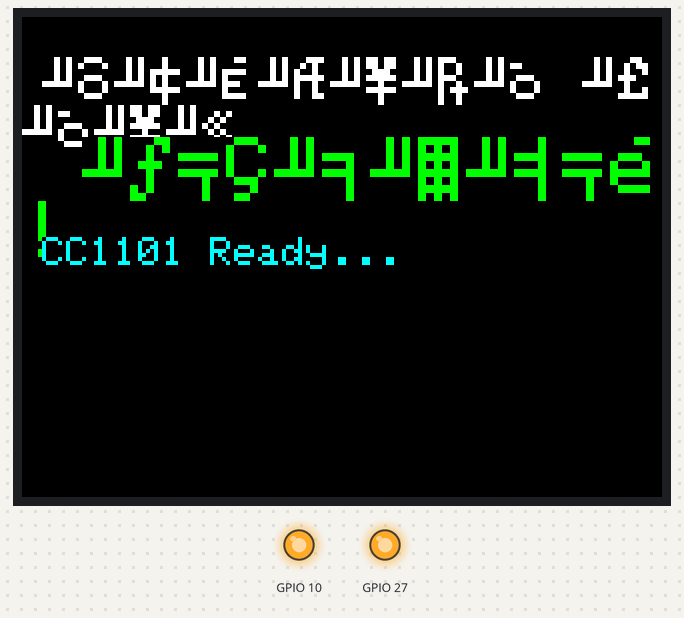
The program below on a simulated ESP32. Shown: 320×240 colour display, output pins drawn as LEDs (lit = HIGH).

Above: at 0.3 s.

The program:

main.cpp
```cpp
#include <Arduino.h>
#include <TFT_eSPI.h>

TFT_eSPI tft = TFT_eSPI();

void setup() {
  Serial.begin(115200);

  // МАГИЯ BRUCE: Включаем коммутатор экрана (SN74LVC1G3157)
  // Без этого экран физически не подключен к шине SPI
  pinMode(10, OUTPUT);
  digitalWrite(10, HIGH);

  // Включаем подсветку
  pinMode(27, OUTPUT);
  digitalWrite(27, HIGH);

  // Инициализация экрана
  tft.init();
  tft.setRotation(1);
  tft.fillScreen(TFT_BLACK);

  // Рисуем меню
  tft.setTextColor(TFT_WHITE, TFT_BLACK);
  tft.setTextSize(3);
  tft.setCursor(10, 20);
  tft.print("ГЛАВНОЕ МЕНЮ");

  tft.setTextSize(4);
  tft.setTextColor(TFT_GREEN, TFT_BLACK);
  tft.setCursor(30, 60);
  tft.print("Привет!");

  tft.setTextSize(2);
  tft.setTextColor(TFT_CYAN, TFT_BLACK);
  tft.setCursor(10, 110);
  tft.print("CC1101 Ready...");
}

void loop() {
  delay(1000);
}
```
